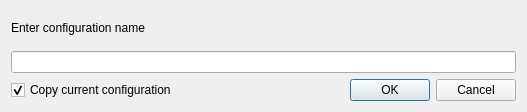
<?xml version="1.0" encoding="UTF-8"?>
<ui version="4.0">
 <class>NewConfigurationDialog</class>
 <widget class="QDialog" name="NewConfigurationDialog">
  <property name="geometry">
   <rect>
    <x>0</x>
    <y>0</y>
    <width>527</width>
    <height>112</height>
   </rect>
  </property>
  <property name="maximumSize">
   <size>
    <width>16777215</width>
    <height>112</height>
   </size>
  </property>
  <property name="windowTitle">
   <string>Dialog</string>
  </property>
  <layout class="QHBoxLayout" name="horizontalLayout_2">
   <item>
    <layout class="QVBoxLayout" name="verticalLayout">
     <item>
      <widget class="QLabel" name="label">
       <property name="text">
        <string>Enter configuration name</string>
       </property>
      </widget>
     </item>
     <item>
      <widget class="QLineEdit" name="leConfigurationName"/>
     </item>
     <item>
      <layout class="QHBoxLayout" name="horizontalLayout">
       <item>
        <widget class="QCheckBox" name="bCopyCurrentConfiguration">
         <property name="text">
          <string>Copy current configuration</string>
         </property>
         <property name="checked">
          <bool>true</bool>
         </property>
        </widget>
       </item>
       <item>
        <widget class="QDialogButtonBox" name="buttonBox">
         <property name="orientation">
          <enum>Qt::Horizontal</enum>
         </property>
         <property name="standardButtons">
          <set>QDialogButtonBox::Cancel|QDialogButtonBox::Ok</set>
         </property>
        </widget>
       </item>
      </layout>
     </item>
    </layout>
   </item>
  </layout>
 </widget>
 <resources/>
 <connections>
  <connection>
   <sender>buttonBox</sender>
   <signal>accepted()</signal>
   <receiver>NewConfigurationDialog</receiver>
   <slot>accept()</slot>
   <hints>
    <hint type="sourcelabel">
     <x>435</x>
     <y>81</y>
    </hint>
    <hint type="destinationlabel">
     <x>157</x>
     <y>111</y>
    </hint>
   </hints>
  </connection>
  <connection>
   <sender>buttonBox</sender>
   <signal>rejected()</signal>
   <receiver>NewConfigurationDialog</receiver>
   <slot>reject()</slot>
   <hints>
    <hint type="sourcelabel">
     <x>503</x>
     <y>87</y>
    </hint>
    <hint type="destinationlabel">
     <x>286</x>
     <y>111</y>
    </hint>
   </hints>
  </connection>
  <connection>
   <sender>NewConfigurationDialog</sender>
   <signal>finished(int)</signal>
   <receiver>NewConfigurationDialog</receiver>
   <slot>DoneDialog(int)</slot>
   <hints>
    <hint type="sourcelabel">
     <x>165</x>
     <y>2</y>
    </hint>
    <hint type="destinationlabel">
     <x>77</x>
     <y>0</y>
    </hint>
   </hints>
  </connection>
 </connections>
 <slots>
  <slot>DoneDialog(int)</slot>
 </slots>
</ui>
